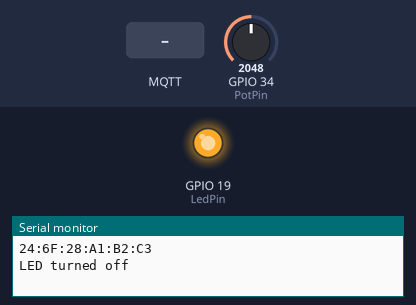
A sketch run on a simulated ESP32. On the bench: output pins drawn as LEDs (lit = HIGH), the last lines printed to the serial monitor. Inputs (shaded band) come from the test bench; at power-on: GPIO 34 (PotPin) = 2048. No MQTT or app messages arrive unless stated.

Above: at 2.3 s.
2.4 s: MQTT message "on" arrives on the first subscribed topic
At 3.6 s:
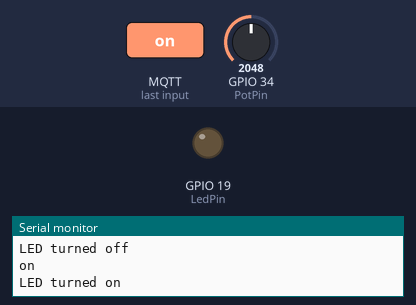
3.9 s: MQTT message "off" arrives on the first subscribed topic
At 4.9 s:
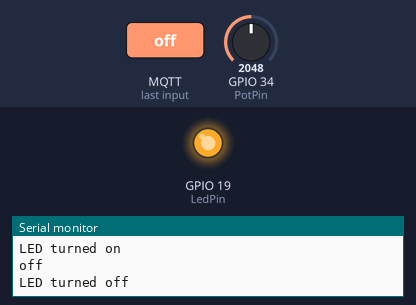
Timing chart, 0 to 6.9 s (numbered marks = the images above; inputs shaded):
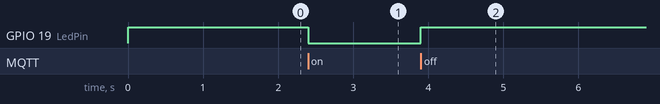

The sketch:

MQTT_example.ino
```cpp
/*This file is meant to work in the arduinoIDE and to use the code a library is needed for the MQTT part.
The library that is needed is EspMQTTClient which can be found by going to Sketch-> Include Library -> Manage Libraries... in the arduinoIDE.
The screen that now pops up (Library Manager) will show a search bar in here search for EspMQTTClient by Patrick Lapointe.
You can take the newest version, but when encountering difficulties with the example code the version used when writing the tutorial is 1.13.2.
*/

#include "EspMQTTClient.h"


long previousMillis = 0;  // variable to store previous running time
long interval = 5000; // how many milliseconds the function has to wait before running again


int LedPin = 19; // pin where the LED is connected to
String LedState = "off"; // in what state the LED will start without getting a message
int PotPin = 34; // pin where the Potentiometer value is read (middle pin)
int PotValue; // variable where the read potentiometer value is read


// values for connecting to the internet and mqtt broker/mosquitto
EspMQTTClient client(
  "ItechLab", // WiFi SSID/name
  "ItechLab", // WiFi password
  //"192.168.0.3",  // MQTT Broker server ip
  "mqtt.local", //if you use local host. uncomment the one you need. Both can work
  "ItechLab",   // MQTT/mosquitto user
  "ItechLab",   // MQTT/mosquitto password
  "ItechExample",     // Client name that uniquely identify your device. for example the website where the esp32 can be found for over the airupdate. default is ItechExample.local
  1883              // The MQTT port, default to 1883.
);

void setup() {
  // starts the serial communication with a baudrate of 115200
  Serial.begin(115200);
  //initializes the LED pin to output
  pinMode(LedPin, OUTPUT);
  //initializes the Pot pin to input/reading
  pinMode(PotPin, INPUT);
  //calls the function related to connecting to mqtt and internet
  ConnectToWiFi();


}


// functions that is called when connection is made
void onConnectionEstablished()
{

  //long currentMillis = millis();

  // Subscribes to ItechExample/LedControll", this toggles the led on and of from the example python code
  client.subscribe("ItechExample/LedControll", [](const String & payload) {
    Serial.println(payload); // prints the content of a message to the serial monitor
    LedState = payload; // Sets LedState to the received message
  });
}

void loop() {
  //loops the MQTT stuff do not use delay longer than 1ms in the code. since it will mess with this might break stuff
  client.loop();

  // gets the current runtime
  long currentMillis = millis();

  //if statement that tracks if x amount of seconds have passed since the last time
  if (currentMillis - previousMillis > interval) {

    // reads the value of the potentiometer
    PotValue = analogRead(PotPin);

    //prints that value to the serial monitor
    Serial.println(PotValue);

    //sends/publishes the data to the MQTT broker/mosquitto
    client.publish("ItechExample/ButtonPressed", String(PotValue), true); // You can activate the retain flag by setting the third parameter to true
   ;
   // resets the timer that tracks how much time has passed
    previousMillis = currentMillis; // reset the variable currentMillis to current run time.
  }

  // toggles the LED based on the received message
  if (LedState == "on") {
    digitalWrite(LedPin, LOW);
    Serial.println("LED turned on");
    LedState = "changed";
  }
  else if (LedState == "off") {
    digitalWrite(LedPin, HIGH);
    Serial.println("LED turned off");
    LedState = "changed";
  }

}

// function related to network connections (MQTT/WiFi)
void ConnectToWiFi()
{


  client.enableDebuggingMessages(); // Enable debugging messages sent to serial output
  client.enableHTTPWebUpdater(); // Enable the web updater. User and password default to values of MQTTUsername and MQTTPassword. These can be overridded with enableHTTPWebUpdater("user", "password").
  client.enableOTA(); // Enable OTA (Over The Air) updates. Password defaults to MQTTPassword. Port is the default OTA port. Can be overridden with enableOTA("password", port).
  client.enableLastWillMessage("TestClient/lastwill", "I am going offline");  // You can activate the retain flag by setting the third parameter to true
  Serial.println(WiFi.macAddress());
}
```

Measured:
- after the input at 2.4 s, GPIO 19 (LedPin): HIGH → LOW at once
- after the input at 3.9 s, GPIO 19 (LedPin): LOW → HIGH at once
